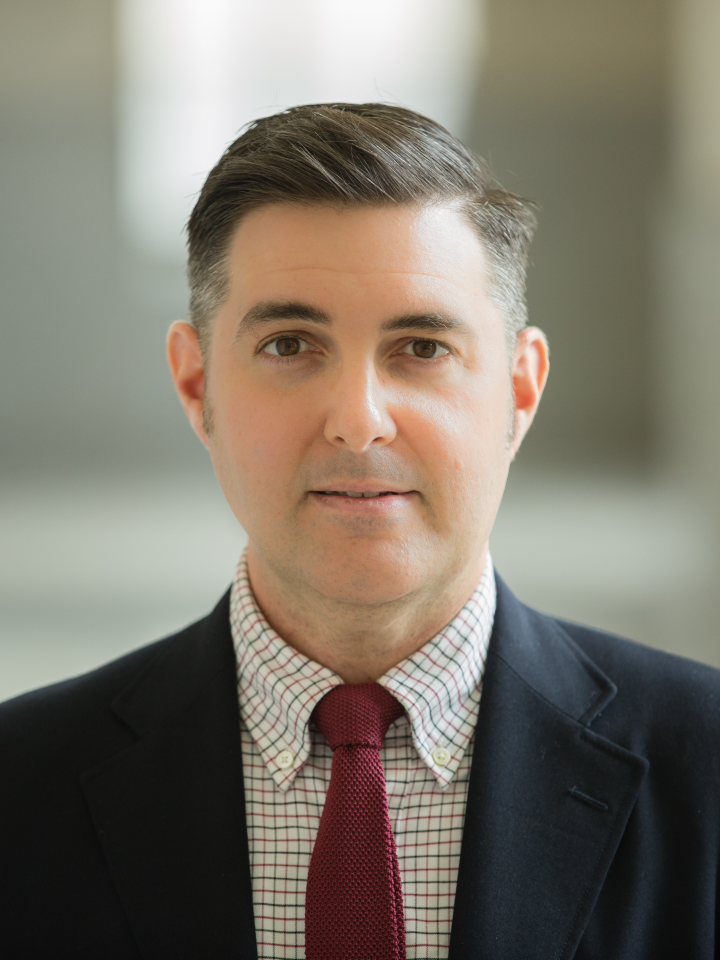
#> input picture 06-objectDetection/james-person-1.jpg, 2880 x 3840 px (shown at 1/4 size)
$ python objectDetection.py
#> lines starting #> are read from the running program, lines starting #| are printed output that depends on the picture; after the words box and inside, x2 and y2 are one past the last pixel; in counts of white or black regions, pixels touching at a corner belong together
import cv2

img = cv2.imread('james-person-1.jpg')
#> img is the input picture: shape (3840, 2880, 3); mean B, G, R 107.5, 119.6, 126.7
img = cv2.resize(img, (0, 0), fx=0.25, fy=0.25)
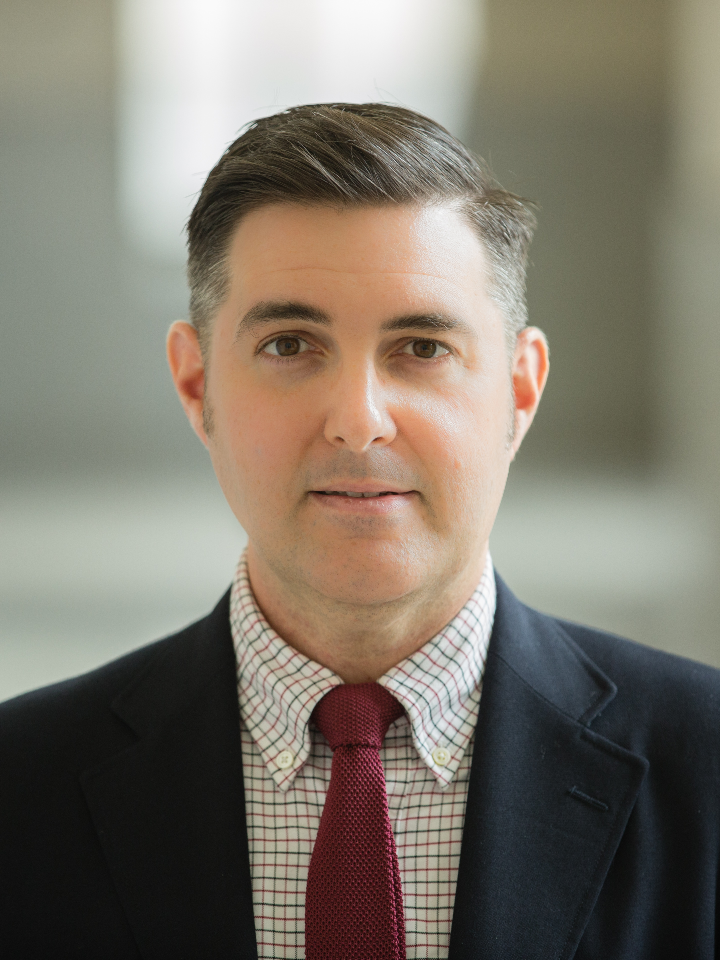
#> img: shape (960, 720, 3); mean B, G, R 107.6, 119.7, 126.8

gray_img = cv2.cvtColor(img, cv2.COLOR_BGR2GRAY)
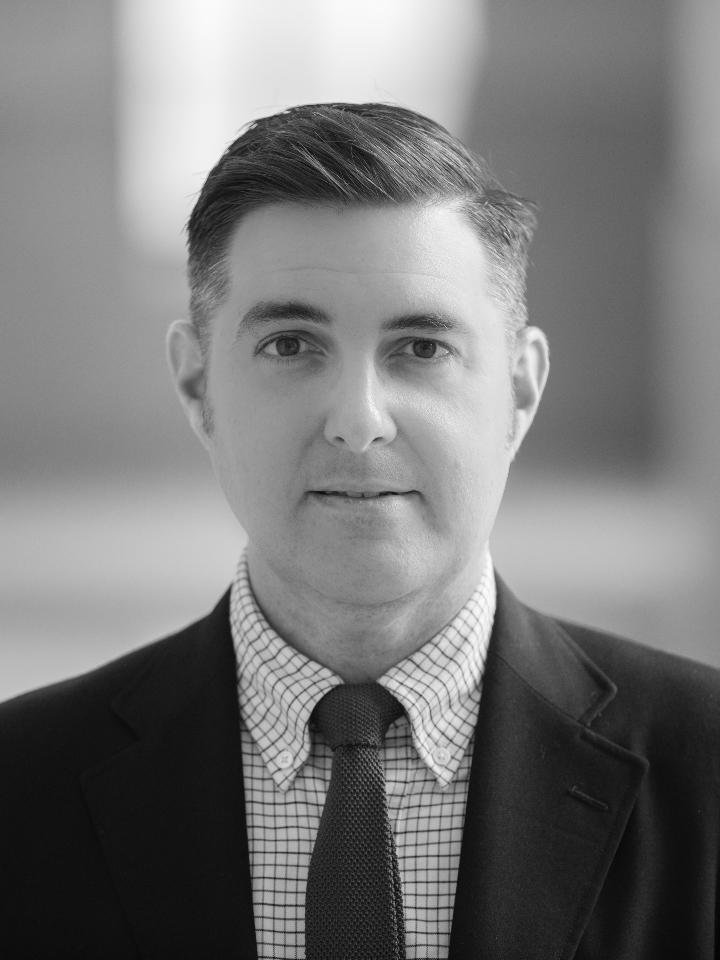
#> gray_img: shape (960, 720); min 3, max 252, mean 120.4

haar_cascade = cv2.CascadeClassifier('haarcascade_frontalface_default.xml')

faces_rect = haar_cascade.detectMultiScale(gray_img, scaleFactor=1.1, minNeighbors=9)
#> faces_rect = [[402, 752, 85, 85], [226, 737, 115, 115], [174, 205, 380, 380]]

for (x, y, w, h) in faces_rect:
    cv2.rectangle(img, (x, y), (x + w, y + h), (0, 255, 0), thickness=2)
#> this loop made 3 passes
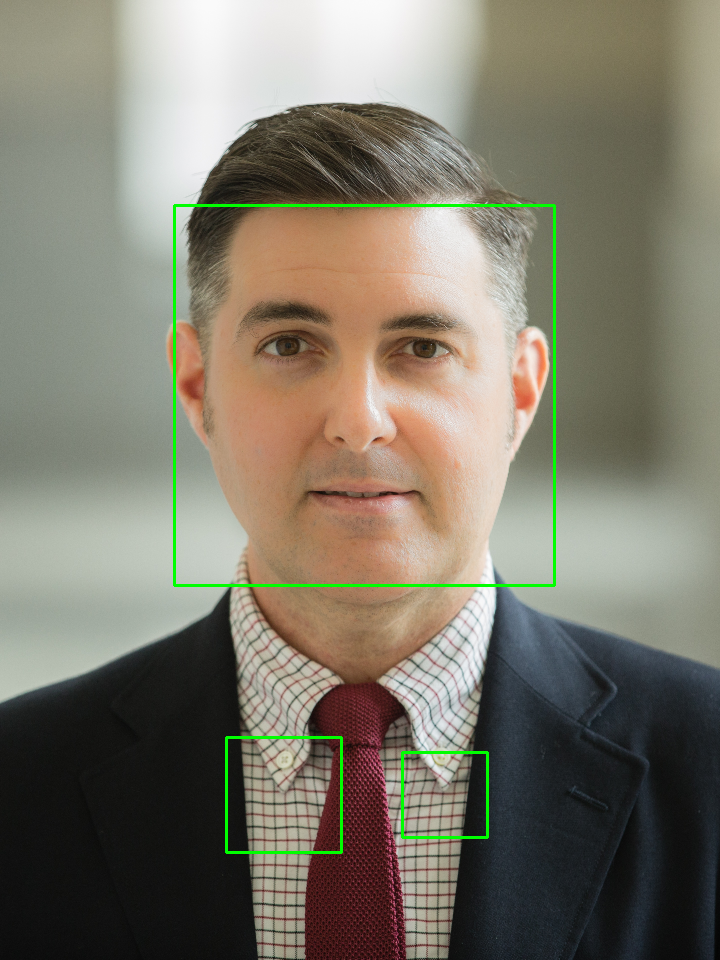
#> img: shape (960, 720, 3); 1.01% of pixels changed, all inside (x1, y1, x2, y2) = (173, 204, 556, 854)

cv2.imshow('Detected faces', img)
cv2.waitKey(0)
